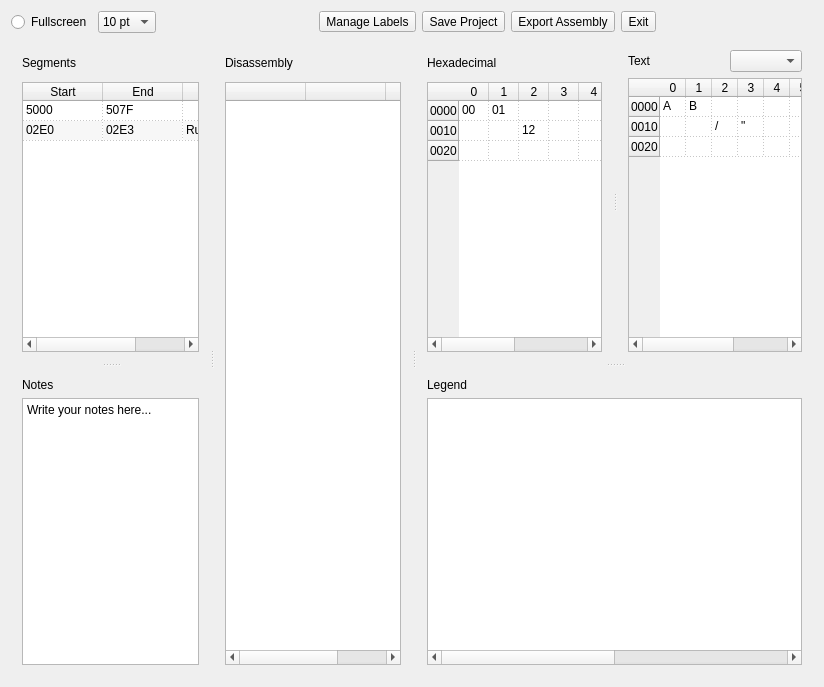
<?xml version="1.0" encoding="UTF-8"?>
<ui version="4.0">
 <class>MainWindow</class>
 <widget class="QMainWindow" name="MainWindow">
  <property name="geometry">
   <rect>
    <x>0</x>
    <y>0</y>
    <width>824</width>
    <height>687</height>
   </rect>
  </property>
  <property name="windowTitle">
   <string>Frida</string>
  </property>
  <widget class="QWidget" name="central">
   <property name="sizePolicy">
    <sizepolicy hsizetype="Preferred" vsizetype="Preferred">
     <horstretch>0</horstretch>
     <verstretch>0</verstretch>
    </sizepolicy>
   </property>
   <layout class="QVBoxLayout" name="verticalLayout">
    <item>
     <layout class="QHBoxLayout" name="horizontalLayout_5">
      <item>
       <widget class="QRadioButton" name="radioButtonFullscreen">
        <property name="text">
         <string>Fullscreen</string>
        </property>
       </widget>
      </item>
      <item>
       <widget class="QComboBox" name="comboBox">
        <property name="currentIndex">
         <number>0</number>
        </property>
        <item>
         <property name="text">
          <string>10 pt</string>
         </property>
        </item>
        <item>
         <property name="text">
          <string>11 pt</string>
         </property>
        </item>
        <item>
         <property name="text">
          <string>12 pt</string>
         </property>
        </item>
        <item>
         <property name="text">
          <string>13 pt</string>
         </property>
        </item>
        <item>
         <property name="text">
          <string>14 pt</string>
         </property>
        </item>
       </widget>
      </item>
      <item>
       <spacer name="horizontalSpacer">
        <property name="orientation">
         <enum>Qt::Horizontal</enum>
        </property>
        <property name="sizeHint" stdset="0">
         <size>
          <width>40</width>
          <height>20</height>
         </size>
        </property>
       </spacer>
      </item>
      <item>
       <widget class="QToolButton" name="labelsButton">
        <property name="focusPolicy">
         <enum>Qt::NoFocus</enum>
        </property>
        <property name="text">
         <string>Manage Labels</string>
        </property>
        <property name="icon">
         <iconset resource="frida.qrc">
          <normaloff>:/icons/icons/label.png</normaloff>:/icons/icons/label.png</iconset>
        </property>
        <property name="shortcut">
         <string>Alt+L</string>
        </property>
        <property name="toolButtonStyle">
         <enum>Qt::ToolButtonTextBesideIcon</enum>
        </property>
       </widget>
      </item>
      <item>
       <widget class="QToolButton" name="saveButton">
        <property name="enabled">
         <bool>true</bool>
        </property>
        <property name="focusPolicy">
         <enum>Qt::NoFocus</enum>
        </property>
        <property name="text">
         <string>Save Project</string>
        </property>
        <property name="icon">
         <iconset resource="frida.qrc">
          <normaloff>:/icons/icons/document-save-as.png</normaloff>:/icons/icons/document-save-as.png</iconset>
        </property>
        <property name="shortcut">
         <string>Alt+S</string>
        </property>
        <property name="toolButtonStyle">
         <enum>Qt::ToolButtonTextBesideIcon</enum>
        </property>
       </widget>
      </item>
      <item>
       <widget class="QToolButton" name="exportAsmButton">
        <property name="enabled">
         <bool>true</bool>
        </property>
        <property name="text">
         <string>Export Assembly</string>
        </property>
        <property name="icon">
         <iconset resource="frida.qrc">
          <normaloff>:/icons/icons/document-save.png</normaloff>:/icons/icons/document-save.png</iconset>
        </property>
        <property name="toolButtonStyle">
         <enum>Qt::ToolButtonTextBesideIcon</enum>
        </property>
       </widget>
      </item>
      <item>
       <widget class="QToolButton" name="exitButton">
        <property name="focusPolicy">
         <enum>Qt::NoFocus</enum>
        </property>
        <property name="text">
         <string>Exit</string>
        </property>
        <property name="icon">
         <iconset resource="frida.qrc">
          <normaloff>:/icons/icons/exit.png</normaloff>:/icons/icons/exit.png</iconset>
        </property>
        <property name="toolButtonStyle">
         <enum>Qt::ToolButtonTextBesideIcon</enum>
        </property>
       </widget>
      </item>
      <item>
       <spacer name="horizontalSpacer_3">
        <property name="orientation">
         <enum>Qt::Horizontal</enum>
        </property>
        <property name="sizeHint" stdset="0">
         <size>
          <width>40</width>
          <height>20</height>
         </size>
        </property>
       </spacer>
      </item>
     </layout>
    </item>
    <item>
     <widget class="QSplitter" name="splitterMain">
      <property name="orientation">
       <enum>Qt::Horizontal</enum>
      </property>
      <widget class="QSplitter" name="splitterSegNotes">
       <property name="orientation">
        <enum>Qt::Vertical</enum>
       </property>
       <widget class="QWidget" name="layoutWidget">
        <layout class="QVBoxLayout" name="verticalSegments">
         <item>
          <layout class="QHBoxLayout" name="horizontalLayout_4">
           <item>
            <widget class="QLabel" name="labelSegments">
             <property name="text">
              <string>Segments</string>
             </property>
            </widget>
           </item>
           <item>
            <spacer name="verticalSpacer_3">
             <property name="orientation">
              <enum>Qt::Vertical</enum>
             </property>
             <property name="sizeType">
              <enum>QSizePolicy::Fixed</enum>
             </property>
             <property name="sizeHint" stdset="0">
              <size>
               <width>20</width>
               <height>26</height>
              </size>
             </property>
            </spacer>
           </item>
          </layout>
         </item>
         <item>
          <widget class="QTableWidget" name="tableSegments">
           <property name="contextMenuPolicy">
            <enum>Qt::ActionsContextMenu</enum>
           </property>
           <property name="editTriggers">
            <set>QAbstractItemView::DoubleClicked</set>
           </property>
           <property name="alternatingRowColors">
            <bool>true</bool>
           </property>
           <property name="selectionMode">
            <enum>QAbstractItemView::SingleSelection</enum>
           </property>
           <property name="selectionBehavior">
            <enum>QAbstractItemView::SelectRows</enum>
           </property>
           <property name="gridStyle">
            <enum>Qt::DotLine</enum>
           </property>
           <property name="wordWrap">
            <bool>false</bool>
           </property>
           <property name="rowCount">
            <number>2</number>
           </property>
           <attribute name="horizontalHeaderDefaultSectionSize">
            <number>80</number>
           </attribute>
           <attribute name="horizontalHeaderStretchLastSection">
            <bool>true</bool>
           </attribute>
           <attribute name="verticalHeaderVisible">
            <bool>false</bool>
           </attribute>
           <attribute name="verticalHeaderDefaultSectionSize">
            <number>20</number>
           </attribute>
           <row/>
           <row/>
           <column>
            <property name="text">
             <string>Start</string>
            </property>
           </column>
           <column>
            <property name="text">
             <string>End</string>
            </property>
           </column>
           <column>
            <property name="text">
             <string>Name</string>
            </property>
           </column>
           <item row="0" column="0">
            <property name="text">
             <string>5000</string>
            </property>
           </item>
           <item row="0" column="1">
            <property name="text">
             <string>507F</string>
            </property>
           </item>
           <item row="0" column="2">
            <property name="text">
             <string/>
            </property>
           </item>
           <item row="1" column="0">
            <property name="text">
             <string>02E0</string>
            </property>
           </item>
           <item row="1" column="1">
            <property name="text">
             <string>02E3</string>
            </property>
           </item>
           <item row="1" column="2">
            <property name="text">
             <string>Run/Init</string>
            </property>
           </item>
          </widget>
         </item>
        </layout>
       </widget>
       <widget class="QWidget" name="verticalLayoutWidget_3">
        <layout class="QVBoxLayout" name="verticalNotes">
         <item>
          <widget class="QLabel" name="labelNotes">
           <property name="text">
            <string>Notes</string>
           </property>
          </widget>
         </item>
         <item>
          <widget class="QPlainTextEdit" name="plainTextEditNotes">
           <property name="plainText">
            <string>Write your notes here...</string>
           </property>
          </widget>
         </item>
        </layout>
       </widget>
      </widget>
      <widget class="QSplitter" name="splitterDisRef">
       <property name="orientation">
        <enum>Qt::Vertical</enum>
       </property>
       <widget class="QWidget" name="verticalLayoutWidget_2">
        <layout class="QVBoxLayout" name="verticalDisassembly">
         <item>
          <layout class="QHBoxLayout" name="horizontalLayout_3">
           <item>
            <widget class="QLabel" name="labelDisassembly">
             <property name="text">
              <string>Disassembly</string>
             </property>
            </widget>
           </item>
           <item>
            <spacer name="verticalSpacer_2">
             <property name="orientation">
              <enum>Qt::Vertical</enum>
             </property>
             <property name="sizeType">
              <enum>QSizePolicy::Fixed</enum>
             </property>
             <property name="sizeHint" stdset="0">
              <size>
               <width>20</width>
               <height>26</height>
              </size>
             </property>
            </spacer>
           </item>
          </layout>
         </item>
         <item>
          <widget class="QTableWidget" name="tableDisassembly">
           <property name="contextMenuPolicy">
            <enum>Qt::ActionsContextMenu</enum>
           </property>
           <property name="sizeAdjustPolicy">
            <enum>QAbstractScrollArea::AdjustToContents</enum>
           </property>
           <property name="editTriggers">
            <set>QAbstractItemView::DoubleClicked</set>
           </property>
           <property name="selectionMode">
            <enum>QAbstractItemView::SingleSelection</enum>
           </property>
           <property name="gridStyle">
            <enum>Qt::DotLine</enum>
           </property>
           <property name="wordWrap">
            <bool>false</bool>
           </property>
           <property name="columnCount">
            <number>3</number>
           </property>
           <attribute name="horizontalHeaderDefaultSectionSize">
            <number>80</number>
           </attribute>
           <attribute name="horizontalHeaderStretchLastSection">
            <bool>true</bool>
           </attribute>
           <attribute name="verticalHeaderDefaultSectionSize">
            <number>20</number>
           </attribute>
           <column>
            <property name="text">
             <string/>
            </property>
           </column>
           <column>
            <property name="text">
             <string/>
            </property>
           </column>
           <column>
            <property name="text">
             <string/>
            </property>
           </column>
          </widget>
         </item>
        </layout>
       </widget>
      </widget>
      <widget class="QSplitter" name="splitterHexAsciiLegend">
       <property name="orientation">
        <enum>Qt::Vertical</enum>
       </property>
       <widget class="QSplitter" name="splitterHexAscii">
        <property name="orientation">
         <enum>Qt::Horizontal</enum>
        </property>
        <widget class="QWidget" name="verticalLayoutWidget">
         <layout class="QVBoxLayout" name="verticalHexadecimal">
          <item>
           <layout class="QHBoxLayout" name="horizontalLayout_2">
            <property name="topMargin">
             <number>0</number>
            </property>
            <item>
             <widget class="QLabel" name="labelHexadecimal">
              <property name="text">
               <string>Hexadecimal</string>
              </property>
             </widget>
            </item>
            <item>
             <spacer name="verticalSpacer">
              <property name="orientation">
               <enum>Qt::Vertical</enum>
              </property>
              <property name="sizeType">
               <enum>QSizePolicy::Fixed</enum>
              </property>
              <property name="sizeHint" stdset="0">
               <size>
                <width>20</width>
                <height>26</height>
               </size>
              </property>
             </spacer>
            </item>
           </layout>
          </item>
          <item>
           <widget class="QTableWidget" name="tableHexadecimal">
            <property name="contextMenuPolicy">
             <enum>Qt::ActionsContextMenu</enum>
            </property>
            <property name="editTriggers">
             <set>QAbstractItemView::NoEditTriggers</set>
            </property>
            <property name="gridStyle">
             <enum>Qt::DotLine</enum>
            </property>
            <property name="wordWrap">
             <bool>false</bool>
            </property>
            <property name="columnCount">
             <number>8</number>
            </property>
            <attribute name="horizontalHeaderDefaultSectionSize">
             <number>30</number>
            </attribute>
            <attribute name="horizontalHeaderHighlightSections">
             <bool>true</bool>
            </attribute>
            <attribute name="verticalHeaderDefaultSectionSize">
             <number>20</number>
            </attribute>
            <row>
             <property name="text">
              <string>0000</string>
             </property>
            </row>
            <row>
             <property name="text">
              <string>0010</string>
             </property>
            </row>
            <row>
             <property name="text">
              <string>0020</string>
             </property>
            </row>
            <column>
             <property name="text">
              <string>0</string>
             </property>
            </column>
            <column>
             <property name="text">
              <string>1</string>
             </property>
            </column>
            <column>
             <property name="text">
              <string>2</string>
             </property>
            </column>
            <column>
             <property name="text">
              <string>3</string>
             </property>
            </column>
            <column>
             <property name="text">
              <string>4</string>
             </property>
            </column>
            <column>
             <property name="text">
              <string>5</string>
             </property>
            </column>
            <column>
             <property name="text">
              <string>6</string>
             </property>
            </column>
            <column>
             <property name="text">
              <string>7</string>
             </property>
            </column>
            <item row="0" column="0">
             <property name="text">
              <string>00</string>
             </property>
            </item>
            <item row="0" column="1">
             <property name="text">
              <string>01</string>
             </property>
            </item>
            <item row="1" column="2">
             <property name="text">
              <string>12</string>
             </property>
            </item>
           </widget>
          </item>
         </layout>
        </widget>
        <widget class="QWidget" name="verticalLayoutWidget_4">
         <layout class="QVBoxLayout" name="verticalASCII">
          <item>
           <layout class="QHBoxLayout" name="horizontalLayout">
            <item>
             <widget class="QLabel" name="labelASCII">
              <property name="text">
               <string>Text</string>
              </property>
             </widget>
            </item>
            <item>
             <spacer name="horizontalSpacer_2">
              <property name="orientation">
               <enum>Qt::Horizontal</enum>
              </property>
              <property name="sizeHint" stdset="0">
               <size>
                <width>40</width>
                <height>20</height>
               </size>
              </property>
             </spacer>
            </item>
            <item>
             <widget class="QComboBox" name="comboFonts">
              <property name="maximumSize">
               <size>
                <width>16777215</width>
                <height>26</height>
               </size>
              </property>
             </widget>
            </item>
           </layout>
          </item>
          <item>
           <widget class="QTableWidget" name="tableASCII">
            <property name="contextMenuPolicy">
             <enum>Qt::ActionsContextMenu</enum>
            </property>
            <property name="editTriggers">
             <set>QAbstractItemView::NoEditTriggers</set>
            </property>
            <property name="gridStyle">
             <enum>Qt::DotLine</enum>
            </property>
            <property name="wordWrap">
             <bool>false</bool>
            </property>
            <property name="columnCount">
             <number>8</number>
            </property>
            <attribute name="horizontalHeaderDefaultSectionSize">
             <number>26</number>
            </attribute>
            <attribute name="horizontalHeaderHighlightSections">
             <bool>true</bool>
            </attribute>
            <attribute name="verticalHeaderDefaultSectionSize">
             <number>20</number>
            </attribute>
            <row>
             <property name="text">
              <string>0000</string>
             </property>
            </row>
            <row>
             <property name="text">
              <string>0010</string>
             </property>
            </row>
            <row>
             <property name="text">
              <string>0020</string>
             </property>
            </row>
            <column>
             <property name="text">
              <string>0</string>
             </property>
            </column>
            <column>
             <property name="text">
              <string>1</string>
             </property>
            </column>
            <column>
             <property name="text">
              <string>2</string>
             </property>
            </column>
            <column>
             <property name="text">
              <string>3</string>
             </property>
            </column>
            <column>
             <property name="text">
              <string>4</string>
             </property>
            </column>
            <column>
             <property name="text">
              <string>5</string>
             </property>
            </column>
            <column>
             <property name="text">
              <string>6</string>
             </property>
            </column>
            <column>
             <property name="text">
              <string>7</string>
             </property>
            </column>
            <item row="0" column="0">
             <property name="text">
              <string>A</string>
             </property>
            </item>
            <item row="0" column="1">
             <property name="text">
              <string>B</string>
             </property>
            </item>
            <item row="0" column="2">
             <property name="text">
              <string/>
             </property>
            </item>
            <item row="1" column="2">
             <property name="text">
              <string>/</string>
             </property>
            </item>
            <item row="1" column="3">
             <property name="text">
              <string>&quot;</string>
             </property>
            </item>
           </widget>
          </item>
         </layout>
        </widget>
       </widget>
       <widget class="QWidget" name="verticalLayoutWidget_6">
        <layout class="QVBoxLayout" name="verticalLegend">
         <item>
          <widget class="QLabel" name="labelLegend">
           <property name="text">
            <string>Legend</string>
           </property>
          </widget>
         </item>
         <item>
          <widget class="QTableWidget" name="tableLegend">
           <property name="editTriggers">
            <set>QAbstractItemView::NoEditTriggers</set>
           </property>
           <property name="selectionMode">
            <enum>QAbstractItemView::NoSelection</enum>
           </property>
           <property name="columnCount">
            <number>2</number>
           </property>
           <attribute name="horizontalHeaderVisible">
            <bool>false</bool>
           </attribute>
           <attribute name="horizontalHeaderDefaultSectionSize">
            <number>300</number>
           </attribute>
           <attribute name="horizontalHeaderStretchLastSection">
            <bool>true</bool>
           </attribute>
           <attribute name="verticalHeaderVisible">
            <bool>false</bool>
           </attribute>
           <attribute name="verticalHeaderDefaultSectionSize">
            <number>20</number>
           </attribute>
           <column/>
           <column/>
          </widget>
         </item>
        </layout>
       </widget>
      </widget>
     </widget>
    </item>
   </layout>
  </widget>
  <action name="actionSet_To_Undefined">
   <property name="text">
    <string>Set To Undefined</string>
   </property>
   <property name="shortcut">
    <string>U</string>
   </property>
  </action>
  <action name="actionSet_To_Code">
   <property name="text">
    <string>Set To Code</string>
   </property>
   <property name="shortcut">
    <string>C</string>
   </property>
  </action>
  <action name="actionSet_To_WordLE">
   <property name="text">
    <string>Set To WordLE</string>
   </property>
   <property name="shortcut">
    <string>W</string>
   </property>
  </action>
  <action name="actionSet_To_WordBE">
   <property name="text">
    <string>Set To WordBE</string>
   </property>
   <property name="shortcut">
    <string>Shift+W</string>
   </property>
  </action>
  <action name="actionSet_To_DWordLE">
   <property name="text">
    <string>Set To DWordLE</string>
   </property>
   <property name="shortcut">
    <string>D</string>
   </property>
  </action>
  <action name="actionSet_To_DWordBE">
   <property name="text">
    <string>Set To DWordBE</string>
   </property>
   <property name="shortcut">
    <string>Shift+D</string>
   </property>
  </action>
  <action name="actionSet_To_QWordLE">
   <property name="text">
    <string>Set To QWordLE</string>
   </property>
   <property name="shortcut">
    <string>Q</string>
   </property>
  </action>
  <action name="actionSet_To_QWordBE">
   <property name="text">
    <string>Set To QWordBE</string>
   </property>
   <property name="shortcut">
    <string>Shift+Q</string>
   </property>
  </action>
  <action name="actionSet_To_XWordLE">
   <property name="text">
    <string>Set To XWordLE</string>
   </property>
   <property name="shortcut">
    <string>X</string>
   </property>
  </action>
  <action name="actionSet_To_XWordBE">
   <property name="text">
    <string>Set To XWordBE</string>
   </property>
   <property name="shortcut">
    <string>Shift+X</string>
   </property>
  </action>
  <action name="actionTrace">
   <property name="text">
    <string>Trace</string>
   </property>
   <property name="shortcut">
    <string>T</string>
   </property>
  </action>
  <action name="actionSet_To_ASCII">
   <property name="text">
    <string>Set To ASCII</string>
   </property>
   <property name="shortcut">
    <string>A</string>
   </property>
  </action>
  <action name="actionSet_To_PETSCII">
   <property name="text">
    <string>Set To PETSCII</string>
   </property>
   <property name="shortcut">
    <string>P</string>
   </property>
  </action>
  <action name="actionSet_To_ANTIC_Screen_Codes">
   <property name="text">
    <string>Set To ANTIC Screen Codes</string>
   </property>
   <property name="shortcut">
    <string>S</string>
   </property>
  </action>
  <action name="actionSet_To_CBM_Screen_Codes">
   <property name="text">
    <string>Set To CBM Screen Codes</string>
   </property>
   <property name="shortcut">
    <string>V</string>
   </property>
  </action>
  <action name="actionSet_To_ATASCII">
   <property name="text">
    <string>Set To ATASCII</string>
   </property>
   <property name="shortcut">
    <string>8</string>
   </property>
  </action>
  <action name="actionSet_To_Byte">
   <property name="text">
    <string>Set To Byte</string>
   </property>
   <property name="shortcut">
    <string>B</string>
   </property>
  </action>
  <action name="actionComment">
   <property name="text">
    <string>Comment</string>
   </property>
   <property name="shortcut">
    <string>;</string>
   </property>
  </action>
  <action name="actionDelete_Segment">
   <property name="text">
    <string>Delete Segment</string>
   </property>
   <property name="shortcut">
    <string>Del</string>
   </property>
  </action>
  <action name="actionChange_Start_Address">
   <property name="text">
    <string>Change Start Address</string>
   </property>
  </action>
  <action name="actionSet_Flag_Labelled">
   <property name="text">
    <string>Set Flag Labelled</string>
   </property>
   <property name="toolTip">
    <string>Set Flag Labelled Words</string>
   </property>
   <property name="shortcut">
    <string>L</string>
   </property>
  </action>
  <action name="actionSet_Flag_Low_Byte">
   <property name="text">
    <string>Set Flag Low Byte</string>
   </property>
   <property name="shortcut">
    <string>&lt;</string>
   </property>
  </action>
  <action name="actionSet_Flag_High_Byte">
   <property name="text">
    <string>Set Flag High Byte</string>
   </property>
   <property name="shortcut">
    <string>&gt;</string>
   </property>
  </action>
  <action name="actionSet_Flag_Clear">
   <property name="text">
    <string>Clear Flags</string>
   </property>
   <property name="toolTip">
    <string>Clear Flags</string>
   </property>
  </action>
 </widget>
 <layoutdefault spacing="6" margin="11"/>
 <resources>
  <include location="frida.qrc"/>
 </resources>
 <connections>
  <connection>
   <sender>tableHexadecimal</sender>
   <signal>itemSelectionChanged()</signal>
   <receiver>MainWindow</receiver>
   <slot>linkHexASCIISelection()</slot>
   <hints>
    <hint type="sourcelabel">
     <x>612</x>
     <y>459</y>
    </hint>
    <hint type="destinationlabel">
     <x>411</x>
     <y>343</y>
    </hint>
   </hints>
  </connection>
  <connection>
   <sender>tableASCII</sender>
   <signal>itemSelectionChanged()</signal>
   <receiver>MainWindow</receiver>
   <slot>linkASCIIHexSelection()</slot>
   <hints>
    <hint type="sourcelabel">
     <x>813</x>
     <y>459</y>
    </hint>
    <hint type="destinationlabel">
     <x>411</x>
     <y>343</y>
    </hint>
   </hints>
  </connection>
  <connection>
   <sender>actionSet_To_Undefined</sender>
   <signal>triggered()</signal>
   <receiver>MainWindow</receiver>
   <slot>actionSet_To_Undefined()</slot>
   <hints>
    <hint type="sourcelabel">
     <x>-1</x>
     <y>-1</y>
    </hint>
    <hint type="destinationlabel">
     <x>411</x>
     <y>343</y>
    </hint>
   </hints>
  </connection>
  <connection>
   <sender>actionSet_To_Code</sender>
   <signal>triggered()</signal>
   <receiver>MainWindow</receiver>
   <slot>actionSet_To_Code()</slot>
   <hints>
    <hint type="sourcelabel">
     <x>-1</x>
     <y>-1</y>
    </hint>
    <hint type="destinationlabel">
     <x>411</x>
     <y>343</y>
    </hint>
   </hints>
  </connection>
  <connection>
   <sender>actionSet_To_WordLE</sender>
   <signal>triggered()</signal>
   <receiver>MainWindow</receiver>
   <slot>actionSet_To_WordLE()</slot>
   <hints>
    <hint type="sourcelabel">
     <x>-1</x>
     <y>-1</y>
    </hint>
    <hint type="destinationlabel">
     <x>411</x>
     <y>343</y>
    </hint>
   </hints>
  </connection>
  <connection>
   <sender>actionSet_To_WordBE</sender>
   <signal>triggered()</signal>
   <receiver>MainWindow</receiver>
   <slot>actionSet_To_WordBE()</slot>
   <hints>
    <hint type="sourcelabel">
     <x>-1</x>
     <y>-1</y>
    </hint>
    <hint type="destinationlabel">
     <x>411</x>
     <y>343</y>
    </hint>
   </hints>
  </connection>
  <connection>
   <sender>actionSet_To_DWordLE</sender>
   <signal>triggered()</signal>
   <receiver>MainWindow</receiver>
   <slot>actionSet_To_DWordLE()</slot>
   <hints>
    <hint type="sourcelabel">
     <x>-1</x>
     <y>-1</y>
    </hint>
    <hint type="destinationlabel">
     <x>411</x>
     <y>343</y>
    </hint>
   </hints>
  </connection>
  <connection>
   <sender>actionSet_To_DWordBE</sender>
   <signal>triggered()</signal>
   <receiver>MainWindow</receiver>
   <slot>actionSet_To_DWordBE()</slot>
   <hints>
    <hint type="sourcelabel">
     <x>-1</x>
     <y>-1</y>
    </hint>
    <hint type="destinationlabel">
     <x>411</x>
     <y>343</y>
    </hint>
   </hints>
  </connection>
  <connection>
   <sender>actionSet_To_QWordLE</sender>
   <signal>triggered()</signal>
   <receiver>MainWindow</receiver>
   <slot>actionSet_To_QWordLE()</slot>
   <hints>
    <hint type="sourcelabel">
     <x>-1</x>
     <y>-1</y>
    </hint>
    <hint type="destinationlabel">
     <x>411</x>
     <y>343</y>
    </hint>
   </hints>
  </connection>
  <connection>
   <sender>actionSet_To_QWordBE</sender>
   <signal>triggered()</signal>
   <receiver>MainWindow</receiver>
   <slot>actionSet_To_QWordBE()</slot>
   <hints>
    <hint type="sourcelabel">
     <x>-1</x>
     <y>-1</y>
    </hint>
    <hint type="destinationlabel">
     <x>411</x>
     <y>343</y>
    </hint>
   </hints>
  </connection>
  <connection>
   <sender>actionSet_To_XWordLE</sender>
   <signal>triggered()</signal>
   <receiver>MainWindow</receiver>
   <slot>actionSet_To_XWordLE()</slot>
   <hints>
    <hint type="sourcelabel">
     <x>-1</x>
     <y>-1</y>
    </hint>
    <hint type="destinationlabel">
     <x>411</x>
     <y>343</y>
    </hint>
   </hints>
  </connection>
  <connection>
   <sender>actionSet_To_XWordBE</sender>
   <signal>triggered()</signal>
   <receiver>MainWindow</receiver>
   <slot>actionSet_To_XWordBE()</slot>
   <hints>
    <hint type="sourcelabel">
     <x>-1</x>
     <y>-1</y>
    </hint>
    <hint type="destinationlabel">
     <x>411</x>
     <y>343</y>
    </hint>
   </hints>
  </connection>
  <connection>
   <sender>actionTrace</sender>
   <signal>triggered()</signal>
   <receiver>MainWindow</receiver>
   <slot>actionTrace()</slot>
   <hints>
    <hint type="sourcelabel">
     <x>-1</x>
     <y>-1</y>
    </hint>
    <hint type="destinationlabel">
     <x>411</x>
     <y>343</y>
    </hint>
   </hints>
  </connection>
  <connection>
   <sender>actionSet_To_ASCII</sender>
   <signal>triggered()</signal>
   <receiver>MainWindow</receiver>
   <slot>actionSet_To_ASCII()</slot>
   <hints>
    <hint type="sourcelabel">
     <x>-1</x>
     <y>-1</y>
    </hint>
    <hint type="destinationlabel">
     <x>411</x>
     <y>343</y>
    </hint>
   </hints>
  </connection>
  <connection>
   <sender>actionSet_To_PETSCII</sender>
   <signal>triggered()</signal>
   <receiver>MainWindow</receiver>
   <slot>actionSet_To_PETSCII()</slot>
   <hints>
    <hint type="sourcelabel">
     <x>-1</x>
     <y>-1</y>
    </hint>
    <hint type="destinationlabel">
     <x>411</x>
     <y>343</y>
    </hint>
   </hints>
  </connection>
  <connection>
   <sender>actionSet_To_ANTIC_Screen_Codes</sender>
   <signal>triggered()</signal>
   <receiver>MainWindow</receiver>
   <slot>actionSet_To_ANTIC_Screen_Codes()</slot>
   <hints>
    <hint type="sourcelabel">
     <x>-1</x>
     <y>-1</y>
    </hint>
    <hint type="destinationlabel">
     <x>411</x>
     <y>343</y>
    </hint>
   </hints>
  </connection>
  <connection>
   <sender>actionSet_To_CBM_Screen_Codes</sender>
   <signal>triggered()</signal>
   <receiver>MainWindow</receiver>
   <slot>actionSet_To_CBM_Screen_Codes()</slot>
   <hints>
    <hint type="sourcelabel">
     <x>-1</x>
     <y>-1</y>
    </hint>
    <hint type="destinationlabel">
     <x>411</x>
     <y>343</y>
    </hint>
   </hints>
  </connection>
  <connection>
   <sender>actionSet_To_ATASCII</sender>
   <signal>triggered()</signal>
   <receiver>MainWindow</receiver>
   <slot>actionSet_To_ATASCII()</slot>
   <hints>
    <hint type="sourcelabel">
     <x>-1</x>
     <y>-1</y>
    </hint>
    <hint type="destinationlabel">
     <x>411</x>
     <y>343</y>
    </hint>
   </hints>
  </connection>
  <connection>
   <sender>actionSet_To_Byte</sender>
   <signal>triggered()</signal>
   <receiver>MainWindow</receiver>
   <slot>actionSet_To_Byte()</slot>
   <hints>
    <hint type="sourcelabel">
     <x>-1</x>
     <y>-1</y>
    </hint>
    <hint type="destinationlabel">
     <x>411</x>
     <y>343</y>
    </hint>
   </hints>
  </connection>
  <connection>
   <sender>actionComment</sender>
   <signal>triggered()</signal>
   <receiver>MainWindow</receiver>
   <slot>actionComment()</slot>
   <hints>
    <hint type="sourcelabel">
     <x>-1</x>
     <y>-1</y>
    </hint>
    <hint type="destinationlabel">
     <x>411</x>
     <y>343</y>
    </hint>
   </hints>
  </connection>
  <connection>
   <sender>actionDelete_Segment</sender>
   <signal>triggered()</signal>
   <receiver>MainWindow</receiver>
   <slot>actionDelete_Segment()</slot>
   <hints>
    <hint type="sourcelabel">
     <x>-1</x>
     <y>-1</y>
    </hint>
    <hint type="destinationlabel">
     <x>411</x>
     <y>343</y>
    </hint>
   </hints>
  </connection>
  <connection>
   <sender>actionSet_Flag_Labelled</sender>
   <signal>triggered()</signal>
   <receiver>MainWindow</receiver>
   <slot>actionSet_Flag_Labelled()</slot>
   <hints>
    <hint type="sourcelabel">
     <x>-1</x>
     <y>-1</y>
    </hint>
    <hint type="destinationlabel">
     <x>411</x>
     <y>343</y>
    </hint>
   </hints>
  </connection>
  <connection>
   <sender>actionChange_Start_Address</sender>
   <signal>triggered()</signal>
   <receiver>MainWindow</receiver>
   <slot>actionChange_Start_Address()</slot>
   <hints>
    <hint type="sourcelabel">
     <x>-1</x>
     <y>-1</y>
    </hint>
    <hint type="destinationlabel">
     <x>411</x>
     <y>343</y>
    </hint>
   </hints>
  </connection>
  <connection>
   <sender>actionSet_Flag_Low_Byte</sender>
   <signal>triggered()</signal>
   <receiver>MainWindow</receiver>
   <slot>actionSet_Flag_Low_Byte()</slot>
   <hints>
    <hint type="sourcelabel">
     <x>-1</x>
     <y>-1</y>
    </hint>
    <hint type="destinationlabel">
     <x>411</x>
     <y>343</y>
    </hint>
   </hints>
  </connection>
  <connection>
   <sender>actionSet_Flag_High_Byte</sender>
   <signal>triggered()</signal>
   <receiver>MainWindow</receiver>
   <slot>actionSet_Flag_High_Byte()</slot>
   <hints>
    <hint type="sourcelabel">
     <x>-1</x>
     <y>-1</y>
    </hint>
    <hint type="destinationlabel">
     <x>411</x>
     <y>343</y>
    </hint>
   </hints>
  </connection>
  <connection>
   <sender>actionSet_Flag_Clear</sender>
   <signal>triggered()</signal>
   <receiver>MainWindow</receiver>
   <slot>actionSet_Flag_Clear()</slot>
   <hints>
    <hint type="sourcelabel">
     <x>-1</x>
     <y>-1</y>
    </hint>
    <hint type="destinationlabel">
     <x>411</x>
     <y>343</y>
    </hint>
   </hints>
  </connection>
 </connections>
 <slots>
  <slot>linkHexASCIISelection()</slot>
  <slot>linkASCIIHexSelection()</slot>
  <slot>actionSet_To_Undefined()</slot>
  <slot>actionSet_To_Code()</slot>
  <slot>actionSet_To_WordLE()</slot>
  <slot>actionSet_To_WordBE()</slot>
  <slot>actionSet_To_DWordLE()</slot>
  <slot>actionSet_To_DWordBE()</slot>
  <slot>actionSet_To_QWordLE()</slot>
  <slot>actionSet_To_QWordBE()</slot>
  <slot>onHexSectionClicked()</slot>
  <slot>actionSet_To_XWordLE()</slot>
  <slot>actionSet_To_XWordBE()</slot>
  <slot>actionTrace()</slot>
  <slot>actionSet_To_ASCII()</slot>
  <slot>actionSet_To_PETSCII()</slot>
  <slot>actionSet_To_ANTIC_Screen_Codes()</slot>
  <slot>actionSet_To_CBM_Screen_Codes()</slot>
  <slot>actionSet_To_ATASCII()</slot>
  <slot>actionSet_To_Byte()</slot>
  <slot>actionComment()</slot>
  <slot>actionDelete_Segment()</slot>
  <slot>actionChange_Start_Address()</slot>
  <slot>actionSet_Flag_Labelled()</slot>
  <slot>actionSet_Flag_Low_Byte()</slot>
  <slot>actionSet_Flag_High_Byte()</slot>
  <slot>actionSet_Flag_Clear()</slot>
 </slots>
</ui>
